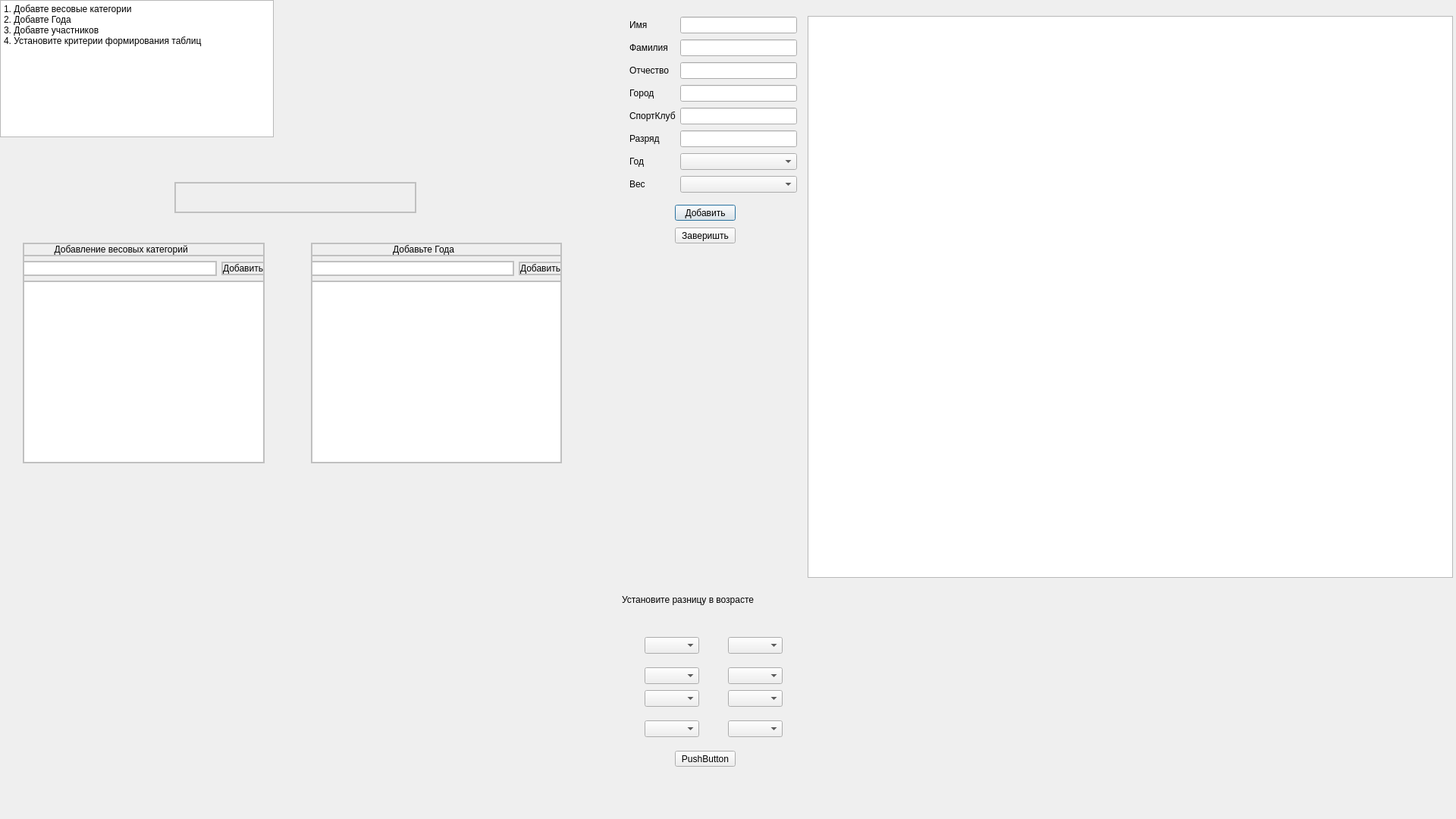
<?xml version="1.0" encoding="UTF-8"?>
<ui version="4.0">
 <class>GrekoRim</class>
 <widget class="QDialog" name="GrekoRim">
  <property name="geometry">
   <rect>
    <x>0</x>
    <y>0</y>
    <width>1920</width>
    <height>1080</height>
   </rect>
  </property>
  <property name="windowTitle">
   <string>Dialog</string>
  </property>
  <widget class="QPushButton" name="pushButton">
   <property name="geometry">
    <rect>
     <x>890</x>
     <y>270</y>
     <width>80</width>
     <height>21</height>
    </rect>
   </property>
   <property name="text">
    <string>Добавить</string>
   </property>
  </widget>
  <widget class="QPushButton" name="pushButton_2">
   <property name="geometry">
    <rect>
     <x>890</x>
     <y>300</y>
     <width>80</width>
     <height>21</height>
    </rect>
   </property>
   <property name="text">
    <string>Заверишть</string>
   </property>
  </widget>
  <widget class="QLabel" name="label">
   <property name="geometry">
    <rect>
     <x>230</x>
     <y>240</y>
     <width>319</width>
     <height>41</height>
    </rect>
   </property>
   <property name="styleSheet">
    <string notr="true">border: 2px solid silver;</string>
   </property>
   <property name="text">
    <string/>
   </property>
  </widget>
  <widget class="QTableView" name="tableView_2">
   <property name="geometry">
    <rect>
     <x>1065</x>
     <y>21</y>
     <width>851</width>
     <height>741</height>
    </rect>
   </property>
  </widget>
  <widget class="QPushButton" name="pushButton_3">
   <property name="geometry">
    <rect>
     <x>890</x>
     <y>990</y>
     <width>80</width>
     <height>21</height>
    </rect>
   </property>
   <property name="text">
    <string>PushButton</string>
   </property>
  </widget>
  <widget class="QLabel" name="label_3">
   <property name="geometry">
    <rect>
     <x>820</x>
     <y>750</y>
     <width>221</width>
     <height>81</height>
    </rect>
   </property>
   <property name="text">
    <string>Установите разницу в возрасте </string>
   </property>
  </widget>
  <widget class="QComboBox" name="comboBox">
   <property name="geometry">
    <rect>
     <x>850</x>
     <y>840</y>
     <width>72</width>
     <height>22</height>
    </rect>
   </property>
  </widget>
  <widget class="QComboBox" name="comboBox_2">
   <property name="geometry">
    <rect>
     <x>960</x>
     <y>840</y>
     <width>72</width>
     <height>22</height>
    </rect>
   </property>
  </widget>
  <widget class="QComboBox" name="comboBox_3">
   <property name="geometry">
    <rect>
     <x>850</x>
     <y>880</y>
     <width>72</width>
     <height>22</height>
    </rect>
   </property>
  </widget>
  <widget class="QComboBox" name="comboBox_4">
   <property name="geometry">
    <rect>
     <x>960</x>
     <y>880</y>
     <width>72</width>
     <height>22</height>
    </rect>
   </property>
  </widget>
  <widget class="QComboBox" name="comboBox_5">
   <property name="geometry">
    <rect>
     <x>850</x>
     <y>910</y>
     <width>72</width>
     <height>22</height>
    </rect>
   </property>
  </widget>
  <widget class="QComboBox" name="comboBox_6">
   <property name="geometry">
    <rect>
     <x>960</x>
     <y>910</y>
     <width>72</width>
     <height>22</height>
    </rect>
   </property>
  </widget>
  <widget class="QComboBox" name="comboBox_7">
   <property name="geometry">
    <rect>
     <x>850</x>
     <y>950</y>
     <width>72</width>
     <height>22</height>
    </rect>
   </property>
  </widget>
  <widget class="QComboBox" name="comboBox_8">
   <property name="geometry">
    <rect>
     <x>960</x>
     <y>950</y>
     <width>72</width>
     <height>22</height>
    </rect>
   </property>
  </widget>
  <widget class="QPlainTextEdit" name="plainTextEdit">
   <property name="geometry">
    <rect>
     <x>0</x>
     <y>0</y>
     <width>361</width>
     <height>181</height>
    </rect>
   </property>
   <property name="plainText">
    <string>1. Добавте весовые категории
2. Добавте Года
3. Добавте участников 
4. Установите критерии формирования таблиц </string>
   </property>
  </widget>
  <widget class="QWidget" name="gridLayoutWidget">
   <property name="geometry">
    <rect>
     <x>30</x>
     <y>320</y>
     <width>319</width>
     <height>291</height>
    </rect>
   </property>
   <property name="styleSheet">
    <string notr="true">border: 2px solid silver;</string>
   </property>
   <layout class="QGridLayout" name="gridLayout">
    <item row="0" column="0" colspan="2">
     <widget class="QLabel" name="label_2">
      <property name="styleSheet">
       <string>border: 2px solid silver;</string>
      </property>
      <property name="text">
       <string>           Добавление весовых категорий </string>
      </property>
     </widget>
    </item>
    <item row="3" column="1">
     <widget class="QPushButton" name="pBweight">
      <property name="styleSheet">
       <string>border: 2px solid silver;</string>
      </property>
      <property name="text">
       <string>Добавить</string>
      </property>
     </widget>
    </item>
    <item row="3" column="0">
     <widget class="QLineEdit" name="lEweight">
      <property name="styleSheet">
       <string>border: 2px solid silver;</string>
      </property>
     </widget>
    </item>
    <item row="4" column="0" colspan="2">
     <widget class="QTableView" name="tableView">
      <property name="styleSheet">
       <string notr="true">border: 2px solid silver;</string>
      </property>
     </widget>
    </item>
   </layout>
  </widget>
  <widget class="QWidget" name="gridLayoutWidget_2">
   <property name="geometry">
    <rect>
     <x>410</x>
     <y>320</y>
     <width>331</width>
     <height>291</height>
    </rect>
   </property>
   <property name="styleSheet">
    <string>border: 2px solid silver;</string>
   </property>
   <layout class="QGridLayout" name="gridLayout_2">
    <item row="2" column="0" colspan="2">
     <widget class="QTableView" name="tableViewYear">
      <property name="styleSheet">
       <string notr="true">border: 2px solid silver;</string>
      </property>
     </widget>
    </item>
    <item row="1" column="1">
     <widget class="QPushButton" name="pByear">
      <property name="styleSheet">
       <string>border: 2px solid silver;</string>
      </property>
      <property name="text">
       <string>Добавить</string>
      </property>
     </widget>
    </item>
    <item row="1" column="0">
     <widget class="QLineEdit" name="lEyear">
      <property name="styleSheet">
       <string>border: 2px solid silver;</string>
      </property>
     </widget>
    </item>
    <item row="0" column="0" colspan="2">
     <widget class="QLabel" name="label_4">
      <property name="styleSheet">
       <string>border: 2px solid silver;</string>
      </property>
      <property name="text">
       <string>                               Добавьте Года</string>
      </property>
     </widget>
    </item>
   </layout>
  </widget>
  <widget class="QWidget" name="gridLayoutWidget_3">
   <property name="geometry">
    <rect>
     <x>830</x>
     <y>20</y>
     <width>221</width>
     <height>244</height>
    </rect>
   </property>
   <layout class="QGridLayout" name="gridLayout_3">
    <item row="5" column="0">
     <widget class="QLabel" name="label_10">
      <property name="text">
       <string>Разряд</string>
      </property>
     </widget>
    </item>
    <item row="6" column="1">
     <widget class="QComboBox" name="cBweight_2"/>
    </item>
    <item row="3" column="0">
     <widget class="QLabel" name="label_6">
      <property name="text">
       <string>Город</string>
      </property>
     </widget>
    </item>
    <item row="5" column="1">
     <widget class="QLineEdit" name="sportClub">
      <property name="styleSheet">
       <string notr="true"/>
      </property>
     </widget>
    </item>
    <item row="0" column="1">
     <widget class="QLineEdit" name="name">
      <property name="styleSheet">
       <string notr="true"/>
      </property>
     </widget>
    </item>
    <item row="7" column="1">
     <widget class="QComboBox" name="cBweight"/>
    </item>
    <item row="2" column="1">
     <widget class="QLineEdit" name="fName">
      <property name="styleSheet">
       <string notr="true"/>
      </property>
     </widget>
    </item>
    <item row="4" column="0">
     <widget class="QLabel" name="label_9">
      <property name="text">
       <string>СпортКлуб</string>
      </property>
     </widget>
    </item>
    <item row="2" column="0">
     <widget class="QLabel" name="label_8">
      <property name="text">
       <string>Отчество</string>
      </property>
     </widget>
    </item>
    <item row="1" column="1">
     <widget class="QLineEdit" name="sName">
      <property name="styleSheet">
       <string notr="true"/>
      </property>
     </widget>
    </item>
    <item row="1" column="0">
     <widget class="QLabel" name="label_7">
      <property name="text">
       <string>Фамилия</string>
      </property>
     </widget>
    </item>
    <item row="4" column="1">
     <widget class="QLineEdit" name="sCategory">
      <property name="styleSheet">
       <string notr="true"/>
      </property>
     </widget>
    </item>
    <item row="0" column="0">
     <widget class="QLabel" name="label_5">
      <property name="text">
       <string>Имя</string>
      </property>
     </widget>
    </item>
    <item row="3" column="1">
     <widget class="QLineEdit" name="town">
      <property name="styleSheet">
       <string notr="true"/>
      </property>
     </widget>
    </item>
    <item row="6" column="0">
     <widget class="QLabel" name="label_11">
      <property name="text">
       <string>Год</string>
      </property>
     </widget>
    </item>
    <item row="7" column="0">
     <widget class="QLabel" name="label_12">
      <property name="text">
       <string>Вес</string>
      </property>
     </widget>
    </item>
   </layout>
  </widget>
 </widget>
 <resources/>
 <connections/>
</ui>
